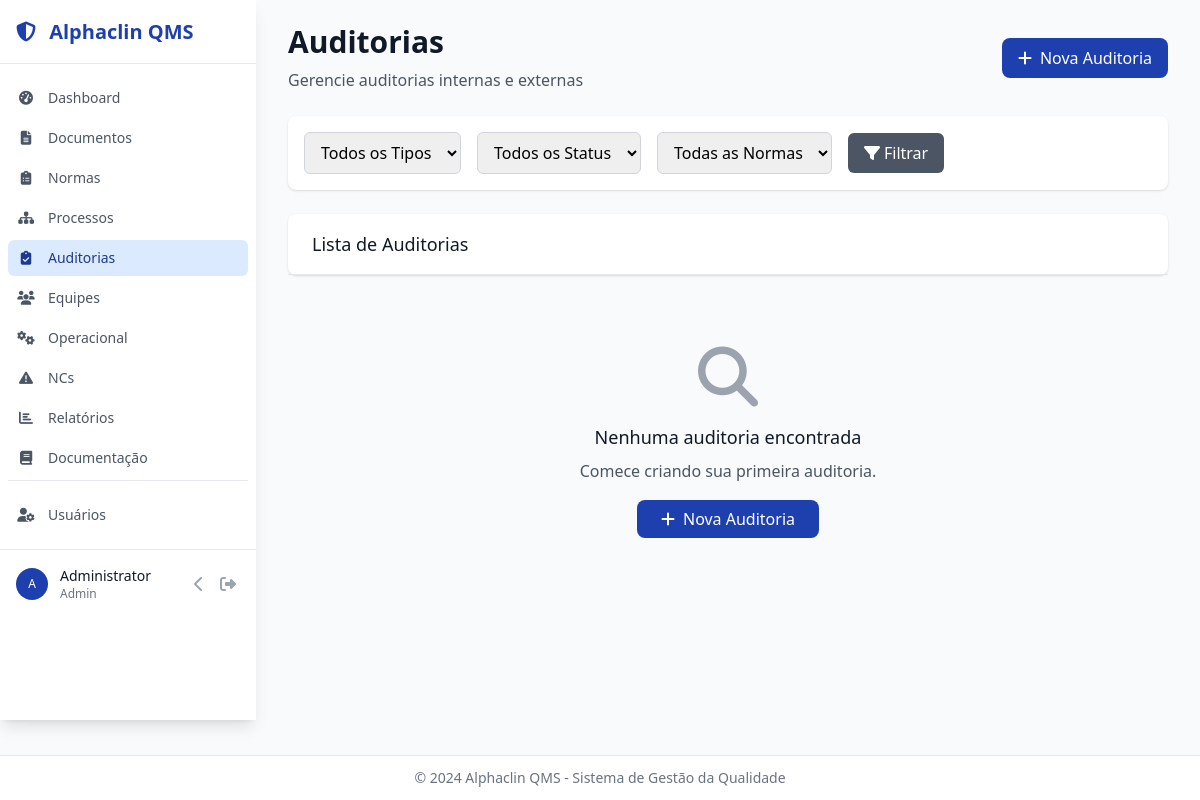
/audits/ (signed in), run on an earlier commit of the app's database.
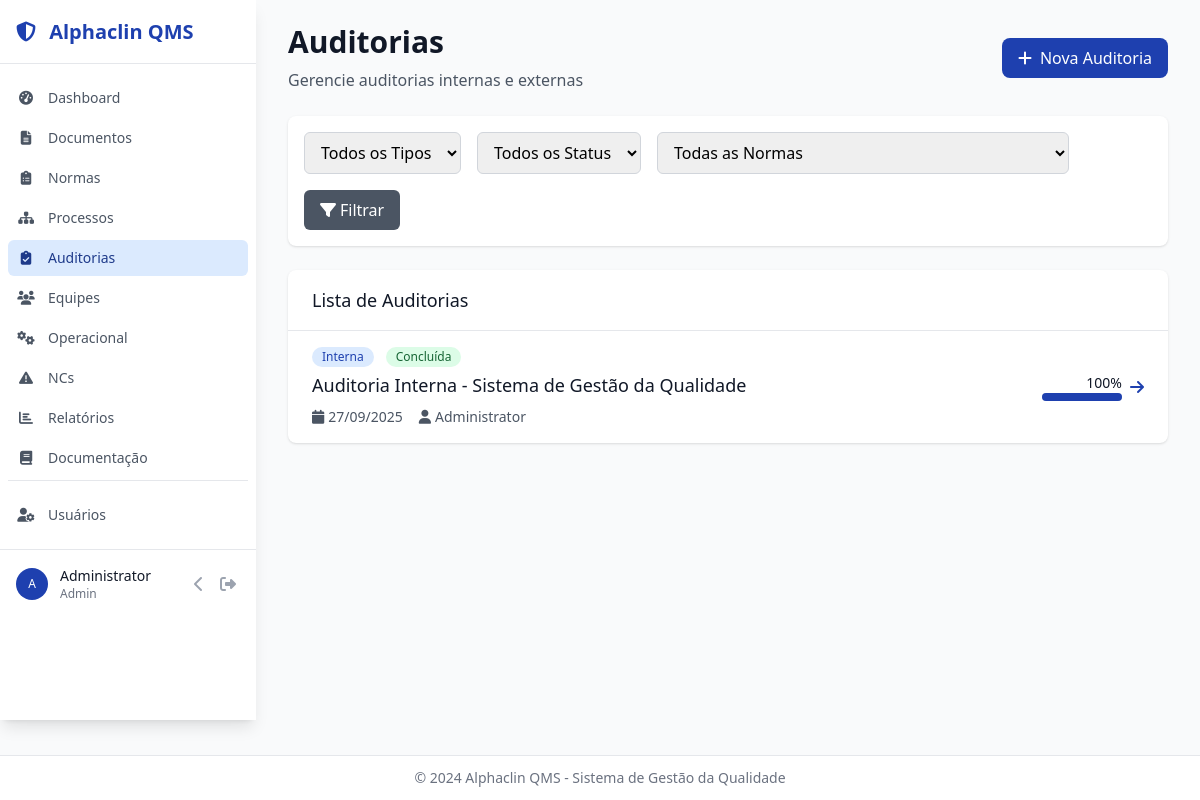
And on a later commit of the database.
### models.py (models this page shows)
class Audit(db.Model):
    __tablename__ = 'audits'
    id = db.Column(db.Integer, primary_key=True)
    title = db.Column(db.String(255), nullable=False)
    audit_type = db.Column(db.Enum(AuditType), nullable=False)
    norm_id = db.Column(db.Integer, db.ForeignKey('norms.id'))
    location = db.Column(db.String(255))
    planned_date = db.Column(db.Date)
    actual_date = db.Column(db.Date)
    assigned_auditor_id = db.Column(db.Integer, db.ForeignKey('users.id'))
    responsible_id = db.Column(db.Integer, db.ForeignKey('users.id'))
    status = db.Column(db.String(50), default='planned')  # planned, in_progress, completed, cancelled
    progress_percentage = db.Column(db.Integer, default=0)
    objectives = db.Column(db.Text)
    scope = db.Column(db.Text)
    findings = db.Column(db.Text)
    conclusion = db.Column(db.Text)
    created_at = db.Column(db.DateTime, default=datetime.utcnow)
    updated_at = db.Column(db.DateTime, default=datetime.utcnow, onupdate=datetime.utcnow)
    norm = db.relationship('Norm', backref='audits')
    responsible = db.relationship('User', foreign_keys=[responsible_id])

class User(UserMixin, db.Model):
    __tablename__ = 'users'
    id = db.Column(db.Integer, primary_key=True)
    username = db.Column(db.String(80), unique=True, nullable=False)
    email = db.Column(db.String(120), unique=True, nullable=False)
    password_hash = db.Column(db.String(255), nullable=False)
    full_name = db.Column(db.String(255), nullable=False)
    role = db.Column(db.Enum(UserRole), default=UserRole.USER, nullable=False)
    is_active = db.Column(db.Boolean, default=True, nullable=False)
    created_at = db.Column(db.DateTime, default=datetime.utcnow)
    last_login = db.Column(db.DateTime)
    created_documents = db.relationship('Document', foreign_keys='Document.created_by_id', backref='creator', lazy='dynamic')
    assigned_audits = db.relationship('Audit', foreign_keys='Audit.assigned_auditor_id', backref='assigned_auditor', lazy='dynamic')

### blueprints/audits.py (the view)
@audits_bp.route('/')
@login_required
def index():
    audit_type = request.args.get('type')
    status = request.args.get('status')
    norm_id = request.args.get('norm_id')
    query = Audit.query
    if audit_type:
        query = query.filter_by(audit_type=AuditType(audit_type))
    if status:
        query = query.filter_by(status=status)
    if norm_id:
        query = query.filter_by(norm_id=norm_id)
    audits = query.order_by(Audit.created_at.desc()).all()
    norms = Norm.query.filter_by(is_active=True).all()
    return render_template('audits/index.html', audits=audits, norms=norms)

### templates/audits/index.html (shortened to what the changed rows need)
{% extends "base.html" %}
{% block content %}
<div class="space-y-6">
    <div class="flex justify-between items-center">
        <div>
            <h1 class="text-3xl font-bold text-gray-900">Auditorias</h1>
        </div>
    </div>
    <div class="bg-white shadow rounded-lg">
        <div class="divide-y divide-gray-200">
            {% for audit in audits %}
            <div class="px-6 py-4 hover:bg-gray-50">
                <div class="flex items-center justify-between">
                    <div class="flex-1">
                        <div class="flex items-center space-x-3">
                            <span class="inline-flex items-center px-2.5 py-0.5 rounded-full text-xs font-medium
                                {% if audit.audit_type.value == 'internal' %}bg-blue-100 text-blue-800
                                {% else %}bg-purple-100 text-purple-800{% endif %}">
                                {% if audit.audit_type.value == 'internal' %}Interna{% else %}Externa{% endif %}
                            </span>
                            <span class="inline-flex items-center px-2.5 py-0.5 rounded-full text-xs font-medium
                                {% if audit.status == 'completed' %}bg-green-100 text-green-800
                                {% elif audit.status == 'in_progress' %}bg-yellow-100 text-yellow-800
                                {% else %}bg-gray-100 text-gray-800{% endif %}">
                                {% if audit.status == 'planned' %}Planejada
                                {% elif audit.status == 'in_progress' %}Em Andamento
                                {% elif audit.status == 'completed' %}Concluída
                                {% else %}{{ audit.status|title }}{% endif %}
                            </span>
                        </div>
                        <h4 class="text-lg font-medium text-gray-900 mt-1">{{ audit.title }}</h4>
                        <div class="mt-2 flex items-center space-x-4 text-sm text-gray-600">
                            {% if audit.planned_date %}
                            <span><i class="fas fa-calendar mr-1"></i>{{ audit.planned_date.strftime('%d/%m/%Y') }}</span>
                            {% endif %}
                            {% if audit.assigned_auditor %}
                            <span><i class="fas fa-user mr-1"></i>{{ audit.assigned_auditor.full_name }}</span>
                            {% endif %}
                        </div>
                    </div>
                    <div class="flex items-center space-x-2">
                        <div class="text-right">
                            <div class="text-sm font-medium text-gray-900">{{ audit.progress_percentage }}%</div>
                            <div class="w-20 bg-gray-200 rounded-full h-2">
                                <div class="bg-alphaclin-blue h-2 rounded-full" style="width: {{ audit.progress_percentage }}%"></div>
                            </div>
                        </div>
                        <a href="{{ url_for('audits.view', id=audit.id) }}" class="text-alphaclin-blue hover:text-alphaclin-dark">
                            <i class="fas fa-arrow-right"></i>
                        </a>
                    </div>
                </div>
            </div>
            {% endfor %}
        </div>
    </div>
    {% if not audits %}
    <div class="text-center py-12">
        <i class="fas fa-search text-gray-400 text-6xl mb-4"></i>
        <h3 class="text-lg font-medium text-gray-900 mb-2">Nenhuma auditoria encontrada</h3>
        <p class="text-gray-600 mb-6">Comece criando sua primeira auditoria.</p>
        <a href="{{ url_for('audits.create') }}" class="bg-alphaclin-blue hover:bg-alphaclin-dark text-white px-6 py-2 rounded-lg transition-colors">
            <i class="fas fa-plus mr-2"></i>Nova Auditoria
        </a>
    </div>
    {% endif %}
</div>
{% endblock %}

What changed in the data, as far as the page shows it:
added Audit: audit_type "Interna", status "Concluída", title "Auditoria Interna - Sistema de Gestão da Qualidade", planned_date "27/09/2025", assigned_auditor.full_name "Administrator", progress_percentage "100"
Also different on the page:
text no longer shown: "Nenhuma auditoria encontrada Comece criando sua primeira auditoria. Nova Auditoria"
